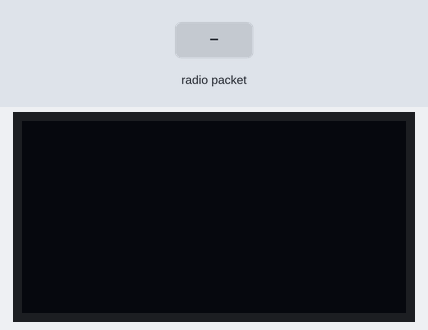
Recording of a sketch running on a simulated ESP32. Parts: 128×64 one-colour display. The inputs (shaded band) are chosen by the test bench. WiFi joins after 1.5 s; servers stay silent unless stated; no radio packets arrive unless stated; what the sketch prints to the serial monitor is not drawn.

Above: at 3.0 s.
3.1 s: radio packet "5" arrives
At 4.1 s:
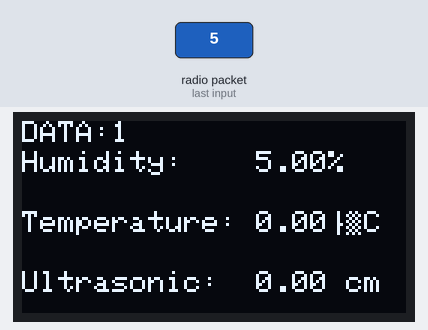
4.6 s: radio packet "90" arrives
At 5.2 s:
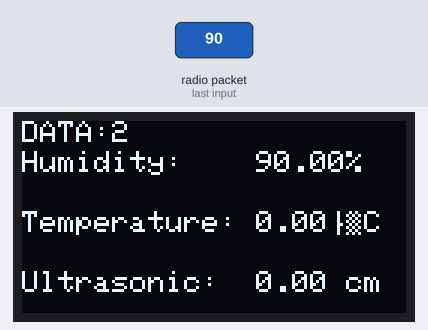
6.1 s: radio packet "200" arrives
At 6.4 s:
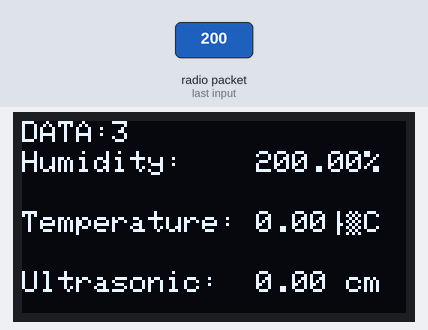
Timing chart, 0 to 9.1 s (numbered marks = the images above; inputs shaded):
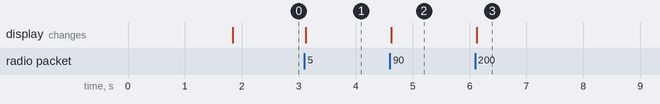

Measured:
- after the input at 3.1 s, the display: changes at once (image 1)
- after the input at 4.6 s, the display: changes at once (image 2)
- after the input at 6.1 s, the display: changes at once (image 3)

The sketch:

telemetriwithblynk.ino
```cpp
#define BLYNK_TEMPLATE_ID ""
#define BLYNK_TEMPLATE_NAME "Quickstart Template"
#define BLYNK_AUTH_TOKEN ""
#include <SPI.h>
#include <nRF24L01.h>
#include <RF24.h>
#include <Adafruit_GFX.h>
#include <Adafruit_SSD1306.h>
#include <Wire.h>
#include <BlynkSimpleEsp32.h>

// Add your Wi-Fi credentials here
#define WIFI_SSID ""
#define WIFI_PASS ""

RF24 radio(4, 5); // CE, CSN
const byte address[6] = "00001";
int SUM_DATA = 0;

#define SCREEN_WIDTH 128 // OLED display width, in pixels
#define SCREEN_HEIGHT 64 // OLED display height, in pixels
#define OLED_RESET -1     // Reset pin # (or -1 if sharing Arduino reset pin)

Adafruit_SSD1306 display(SCREEN_WIDTH, SCREEN_HEIGHT, &Wire, OLED_RESET);

char auth[] = BLYNK_AUTH_TOKEN;

void setup()
{
    Serial.begin(9600);
    Blynk.begin(auth, WIFI_SSID, WIFI_PASS);

    if (radio.begin())
    {
        Serial.println("Koneksi ESP32 -> nRF24L01 SUKSES");
    }
    else
    {
        Serial.println("Koneksi ESP32 -> nRF24L01 GAGAL || Periksa Sambungan");
        while (1) {}
    }
    radio.openReadingPipe(0, address);
    radio.setDataRate(RF24_2MBPS);
    radio.setPALevel(RF24_PA_MIN, 1);
    radio.startListening(); // RX Mode
    Serial.println("RX Mode");

    if (!display.begin(SSD1306_SWITCHCAPVCC, 0x3C))
    {
        Serial.println(F("SSD1306 allocation failed"));
        for (;;)
            ;
    }
    display.clearDisplay();
    display.setTextSize(1.4);
    display.setTextColor(WHITE);
}

void loop()
{
    Blynk.run();

    if (radio.available())
    {
        SUM_DATA++;
        char text[32] = "";
        radio.read(&text, sizeof(text));
        Serial.println(text);

        // Parse received data
        char *token;
        double humidity, temperature, ultrasonicDistance;

        // Split the string into tokens using "_" as delimiter
        token = strtok(text, "_");
        humidity = atof(token);

        token = strtok(NULL, "_");
        temperature = atof(token);

        token = strtok(NULL, "_");
        ultrasonicDistance = atof(token);

        // Display on OLED
        display.clearDisplay();
        display.setCursor(0, 0);
        display.print("DATA:");
        display.print(SUM_DATA);

        display.setCursor(0, 10);
        display.print("Humidity:    ");
        display.print(humidity);
        display.print("%");

        display.setCursor(0, 30);
        display.print("Temperature: ");
        display.print(temperature);
        display.print("°C");

        display.setCursor(0, 50);
        display.print("Ultrasonic:  ");
        display.print(ultrasonicDistance);
        display.print(" cm");

        display.display();

        // Send data to Blynk
        Blynk.virtualWrite(V1, humidity);             // Virtual Pin V1 for humidity
        Blynk.virtualWrite(V2, temperature);          // Virtual Pin V2 for temperature
        Blynk.virtualWrite(V3, ultrasonicDistance);   // Virtual Pin V3 for ultrasonic distance
    }
}
```
